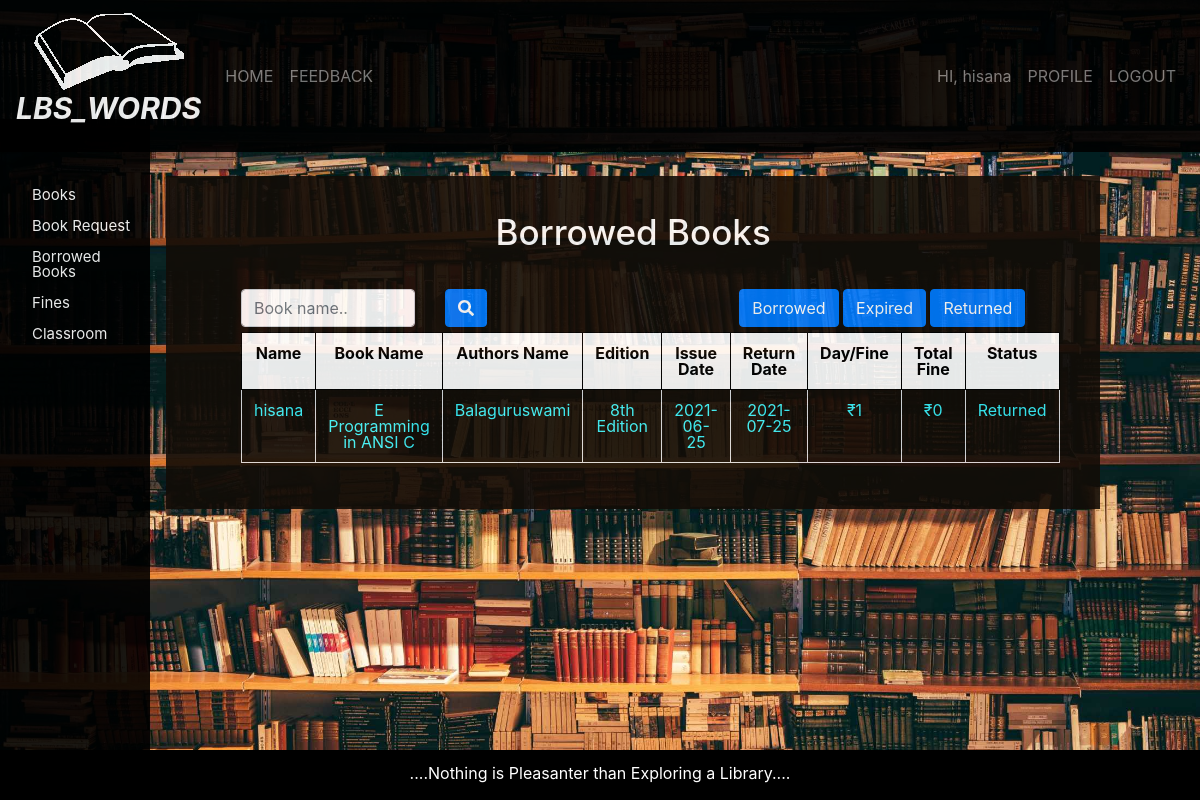
The page /student/issue_info.php (signed in) on the database its author committed.
### tables this page shows
CREATE TABLE `students` (
  `studentID` int(11) NOT NULL,
  `username` varchar(100) NOT NULL,
  `password` varchar(250) NOT NULL,
  `enrollmentNo` int(100) NOT NULL,
  `firstname` varchar(100) NOT NULL,
  `lastname` varchar(100) NOT NULL,
  `email` varchar(100) NOT NULL,
  `phone` varchar(100) NOT NULL
);

CREATE TABLE `books` (
  `bookID` int(100) NOT NULL,
  `name` varchar(100) NOT NULL,
  `authors` varchar(100) NOT NULL,
  `edition` varchar(100) NOT NULL,
  `publisher` varchar(100) NOT NULL,
  `price` decimal(65,2) NOT NULL,
  `quantity` int(100) NOT NULL,
  `department` varchar(100) NOT NULL,
  `purchaseDate` date NOT NULL
);

CREATE TABLE `issued_book` (
  `issueID` int(11) NOT NULL,
  `requestID` int(11) NOT NULL,
  `librarianID` int(11) NOT NULL,
  `issue_date` date DEFAULT NULL,
  `return_date` date DEFAULT NULL
);

CREATE TABLE `returned_book` (
  `returnID` int(11) NOT NULL,
  `issueID` int(11) NOT NULL,
  `librarianID` int(11) NOT NULL,
  `returnedDate` date DEFAULT NULL
);

### student/issue_info.php (the view, shortened to what this page needs)
<?php
include "navbar.php";
?>
<!DOCTYPE html>
<html>
    <head>
    </head>
    <body>
        <div id="main" class="wrapper">
            <div class="box full-box log-pad">
                <div class="box-content box-form">
                    <div class="container">
                        <h1>Borrowed Books</h1><br>
                        <div class="text-right search-box">
                            <div class="row">
                                <div class="col-6">
                                    <form class="navbar-form" method="post" name="searchForm">
                                        <div class="row">
                                            <div class="col-6">
                                                <input class="form-control" type="text" name="search" placeholder="Book name.." required="">
                                            </div>
                                            <div class="col-6">
                                                <button type="submit" name="srchBtn" class="btn btn-primary left">
                                                    <i class="fas fa-search"></i>
                                                </button>
                                            </div>
                                        </div>
                                    </form>
                                </div>
                                <div class="col-6">
                                    <form method="post">
                                        <button class="btn btn-primary" type="submit" name="borrowBtn">Borrowed</button>
                                        <button class="btn btn-primary" type="submit" name="expireBtn">Expired</button>
                                        <button class="btn btn-primary" type="submit" name="returnedBtn">Returned</button>
                                    </form>
                                </div>
                            </div>
                        </div>
                        <?php
                        if(isset($_POST['srchBtn'])) {
                            $query=mysqli_query($db,"SELECT s.username, b.name, b.authors, b.edition, i.issue_date, i.return_date, i.issueID FROM students s inner join requested_book r ON s.studentID=r.studentID inner join books b ON r.bookID=b.bookID INNER JOIN issued_book i ON i.requestID=r.requestID WHERE b.name like '%$_POST[search]%' && s.studentID='$_SESSION[user]' ORDER BY i.issueID DESC");
                            if(mysqli_num_rows($query) == 0)
                            {
                                $noRowMsg="No data found.";
                            }
                        }
                        else {
                            $query=mysqli_query($db,"SELECT s.username,b.name, b.authors, b.edition, i.issue_date, i.return_date, i.issueID FROM students s inner join requested_book r ON s.studentID=r.studentID inner join books b ON r.bookID=b.bookID INNER JOIN issued_book i ON i.requestID=r.requestID WHERE s.studentID='$_SESSION[user]' ORDER BY i.issueID DESC");
                        }
                        echo "<table class='table table-bordered' >";
                        echo "<tr>";
                        echo "<th>"; echo "Name";  echo "</th>";
                        echo "<th>"; echo "Book Name";  echo "</th>";
                        echo "<th>"; echo "Authors Name";  echo "</th>";
                        echo "<th>"; echo "Edition";  echo "</th>";
                        echo "<th>"; echo "Issue Date";  echo "</th>";
                        echo "<th>"; echo "Return Date";  echo "</th>";
                        echo "<th>"; echo "Day/Fine";  echo "</th>";
                        echo "<th>"; echo "Total Fine";  echo "</th>";
                        echo "<th>"; echo "Status";  echo "</th>";
                        echo "</tr>";
                        if(!empty($noRowMsg))
                        {
                            echo "<td colspan=10>{$noRowMsg}</td>";
                        }
                        else
                        {
                            $i=0;
                            while($row=mysqli_fetch_assoc($query))
                            {
                                $retQuery=mysqli_query($db,"SELECT returnedDate FROM returned_book WHERE issueID='$row[issueID]'");
                                if(mysqli_num_rows($retQuery) > 0)
                                {
                                    $statusMsg="Returned";
                                }
                                else {
                                    $statusMsg="Borrowed";
                                }
                                if($statusMsg=='Returned') {
                                    while($retRow=mysqli_fetch_assoc($retQuery)) {
                                        $actualDate=$retRow['returnedDate'];
                                    }
                                }
                                else {
                                    $actualDate=date("Y-m-d");
                                }
                                $today=floor(strtotime($actualDate)/(60*60*24));
                                $returnDay=floor(strtotime($row['return_date'])/(60*60*24));
                                $overDays=$today-$returnDay;
                                if($overDays > 0) {
                                    $totalFine= number_format($overDays*0.50, 2);
                                }
                                else {
                                    $totalFine=0;
                                }
                                echo "<tr>";
                                echo "<td>"; echo $row['username']; echo "</td>";
                                echo "<td>"; echo $row['name']; echo "</td>";
                                echo "<td>"; echo $row['authors']; echo "</td>";
                                echo "<td>"; echo $row['edition']; echo "</td>";
                                echo "<td>"; echo $row['issue_date']; echo "</td>";
                                echo "<td>"; echo $row['return_date']; echo "</td>";
                                echo "<td>₹1</td>";
                                echo "<td>₹$totalFine</td>";
                                echo "<td>${"status$i"}</td>";
                                echo "</tr>";
                                $i++;
                            }
                        }
                        echo "</table>";
                        ?>
                    </div>
                </div>
            </div>
        </div>
        <?php
        include "../footer.php";
        ?>
    </body>
</html>

### content/css/lms.css (style rules this page uses)
html, body, div, span, object, iframe, h1, h2, h3, h4, h5, h6, p, blockquote, pre, abbr, address, cite, code, del, dfn, em, img, ins, kbd, q, samp, small, strong, sub, sup, var, b, i, dl, dt, dd, ol, ul, li, fieldset, form, label, legend, table, caption, tbody, tfoot, thead, tr, th, td, article, aside, canvas, details, figcaption, figure, footer, header, hgroup, menu, nav, section, summary, time, mark, audio, video { margin:40; padding:0; border:0; outline:0; font-size:100%; vertical-align:baseline; background:transparent; }
body { line-height:1; }
table { border-collapse:collapse; border-spacing:0; }
input, select { vertical-align:middle; }
input { height: 25px; width: 200px; }
th { color: black; background-color: white; border: 1px solid black !important; }
.left { float: left !important; }
.wrapper { min-height: calc(100vh - 50px); overflow: auto; width: 100%; background-image: url('../images/Library.jpg'); background-repeat: no-repeat; background-attachment: fixed; background-size: cover; }
.box { min-height: 300px; width: 450px; background-color: #120d07; opacity: 0.9; padding-top: 5px; margin: 160px auto 70px auto; opacity: .9; text-align: center; color: white; }
.box.log-pad { margin-left: 150px; }
.box.full-box { width: 80%; }
.box .box-content { color: white; }
.box .box-content.box-form { padding: 30px 60px; }
.box .box-content h1 { text-align: center; font-size: 35px; margin-bottom: 15px; }
.table { color: #3af6ff !important; }
#main { -webkit-transition: margin-left .5s; -o-transition: margin-left .5s; transition: margin-left .5s; padding: 16px; }
.search-box { margin: 5px 0; }

### rows shown on the page
students: username "hisana", books.name "E Programming in ANSI C", books.authors "Balaguruswami", books.edition "8th Edition", issued_book.issue_date "2021-06-25", issued_book.return_date "2021-07-25", returned_book.returnedDate "0", i "Returned"

### other values the page prints
$_SESSION['login_user'] "hisana"
